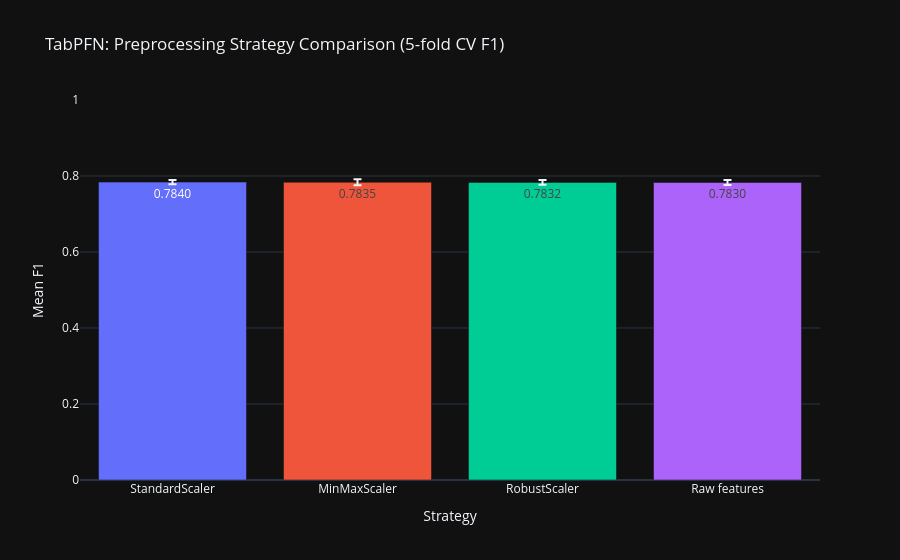

Here is the notebook cell this chart was saved with:
### Code cell
# Visualize preprocessing comparison
fig = px.bar(df_preproc, x="Strategy", y="Mean F1", error_y="Std F1",
             title="TabPFN: Preprocessing Strategy Comparison (5-fold CV F1)",
             text_auto=".4f", color="Strategy")
fig.update_layout(yaxis_range=[0, 1], showlegend=False)
fig.show()

best_preproc = df_preproc.iloc[0]["Strategy"]
print(f"\nBest preprocessing: {best_preproc}")

### Figure 1 — Plotly figure (JSON) as saved in the notebook; plotly's stock layout.template omitted (floating-point values rounded to 4 significant figures)
{"data": [{"error_y": {"array": [0.005537]}, "hovertemplate": "Strategy=%{x}<br>Mean F1=%{y}<extra></extra>", "legendgroup": "StandardScaler", "marker": {"color": "#636efa", "pattern": {"shape": ""}}, "name": "StandardScaler", "orientation": "v", "showlegend": true, "textposition": "auto", "texttemplate": "%{y:.4f}", "x": ["StandardScaler"], "xaxis": "x", "y": [0.784], "yaxis": "y", "type": "bar"}, {"error_y": {"array": [0.007601]}, "hovertemplate": "Strategy=%{x}<br>Mean F1=%{y}<extra></extra>", "legendgroup": "MinMaxScaler", "marker": {"color": "#EF553B", "pattern": {"shape": ""}}, "name": "MinMaxScaler", "orientation": "v", "showlegend": true, "textposition": "auto", "texttemplate": "%{y:.4f}", "x": ["MinMaxScaler"], "xaxis": "x", "y": [0.7835], "yaxis": "y", "type": "bar"}, {"error_y": {"array": [0.006421]}, "hovertemplate": "Strategy=%{x}<br>Mean F1=%{y}<extra></extra>", "legendgroup": "RobustScaler", "marker": {"color": "#00cc96", "pattern": {"shape": ""}}, "name": "RobustScaler", "orientation": "v", "showlegend": true, "textposition": "auto", "texttemplate": "%{y:.4f}", "x": ["RobustScaler"], "xaxis": "x", "y": [0.7832], "yaxis": "y", "type": "bar"}, {"error_y": {"array": [0.006451]}, "hovertemplate": "Strategy=%{x}<br>Mean F1=%{y}<extra></extra>", "legendgroup": "Raw features", "marker": {"color": "#ab63fa", "pattern": {"shape": ""}}, "name": "Raw features", "orientation": "v", "showlegend": true, "textposition": "auto", "texttemplate": "%{y:.4f}", "x": ["Raw features"], "xaxis": "x", "y": [0.783], "yaxis": "y", "type": "bar"}], "layout": {"xaxis": {"anchor": "y", "domain": [0.0, 1.0], "title": {"text": "Strategy"}, "categoryorder": "array", "categoryarray": ["StandardScaler", "MinMaxScaler", "RobustScaler", "Raw features"]}, "yaxis": {"anchor": "x", "domain": [0.0, 1.0], "title": {"text": "Mean F1"}, "range": [0, 1]}, "legend": {"title": {"text": "Strategy"}, "tracegroupgap": 0}, "title": {"text": "TabPFN: Preprocessing Strategy Comparison (5-fold CV F1)"}, "barmode": "relative", "showlegend": false}}
